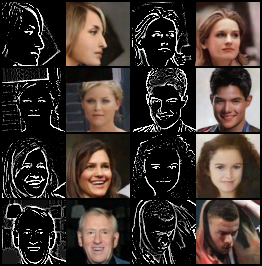
#> input picture samples_20260217_203406.png, 262 x 266 px
$ python -i viz_binarized_xdog.py   (imports and definitions only)
#> lines starting #> are read from the running program, lines starting #| are printed output that depends on the picture
#> further down, picture is the input picture: PIL image 262x266 RGB; mean R, G, B 64.1, 53.7, 48.6
"""
Visualize randomly binarized XDoG edge maps from local CelebA data.
Grid: original | raw XDoG | binarized XDoG (random tau per image)
"""
import sys
sys.path.insert(0, ".")
import matplotlib
# [1 line not run here, left out]

import random
import numpy as np
import cv2
from PIL import Image
import matplotlib.pyplot as plt

# ── Config ──────────────────────────────────────────────────────────────────
DATA_PATH = "./data/celeba"   # HF cache dir
N = 8          # images to show
SEED = 42
SIGMA = 0.29   # XDoG sigma
K = 1.6
GAMMA = 0.98
EPSILON = 0.01
PHI = 10.0
TAU_RANGE = (0.90, 0.99)   # random binarization threshold per image
# ────────────────────────────────────────────────────────────────────────────

# [2 lines not run here, left out]

from datasets import load_dataset
# [1 line that did not run here, left out]
# [1 line that did not run here, left out]
# [1 line that did not run here, left out]

def xdog_raw(pil_img, sigma=SIGMA, k=K, gamma=GAMMA, epsilon=EPSILON, phi=PHI):
#> called with sigma = 0.29, k = 1.6, gamma = 0.98, epsilon = 0.01, phi = 10
    arr = np.array(pil_img.convert("RGB"), dtype=np.uint8)
    gray = cv2.cvtColor(arr, cv2.COLOR_RGB2GRAY).astype(np.float32) / 255.0
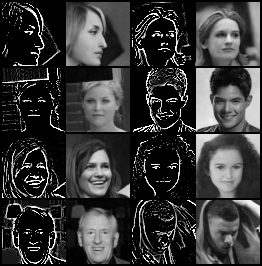
#> gray: shape (266, 262) float32; min 0, max 0.996, mean 0.221
    g1 = cv2.GaussianBlur(gray, (0, 0), sigmaX=sigma)
    g2 = cv2.GaussianBlur(gray, (0, 0), sigmaX=sigma * k)
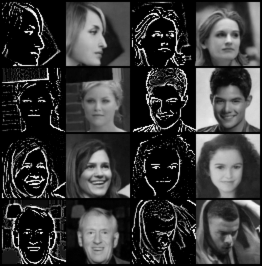
#> g2: shape (266, 262) float32; min 0, max 0.984, mean 0.221
    dog = g1 - gamma * g2
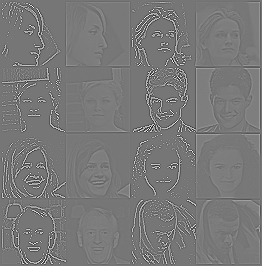
#> dog: shape (266, 262) float32; min -0.258, max 0.297, mean 0.00441; drawn with min black and max white
    dog = dog / (np.max(np.abs(dog)) + 1e-8)
    result = np.where(dog >= epsilon, np.ones_like(dog), 1.0 + np.tanh(phi * (dog - epsilon)))
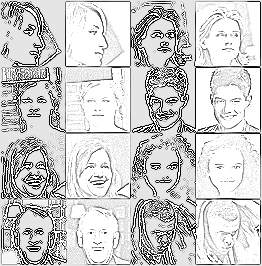
#> result: shape (266, 262) float32; min 5.96e-08, max 1, mean 0.806
    result = np.clip(result, 0.0, 1.0)
    edges = 1.0 - result   # white edges on black, float [0,1]
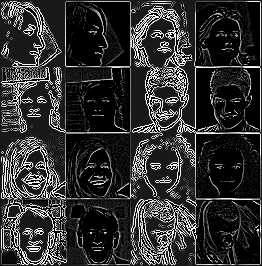
#> edges: shape (266, 262) float32; min 0, max 1, mean 0.194
    if edges.mean() > 0.5:
        edges = 1.0 - edges
    return edges

fig, axes = plt.subplots(N, 3, figsize=(9, N * 3 + 0.5))
# [28 lines not run here, left out]
out = "outputs/viz_binarized_xdog.png"
# [3 lines not run here, left out]

>>> from PIL import Image
>>> picture = Image.open('../samples_20260217_203406.png')
>>> result = xdog_raw(picture)
